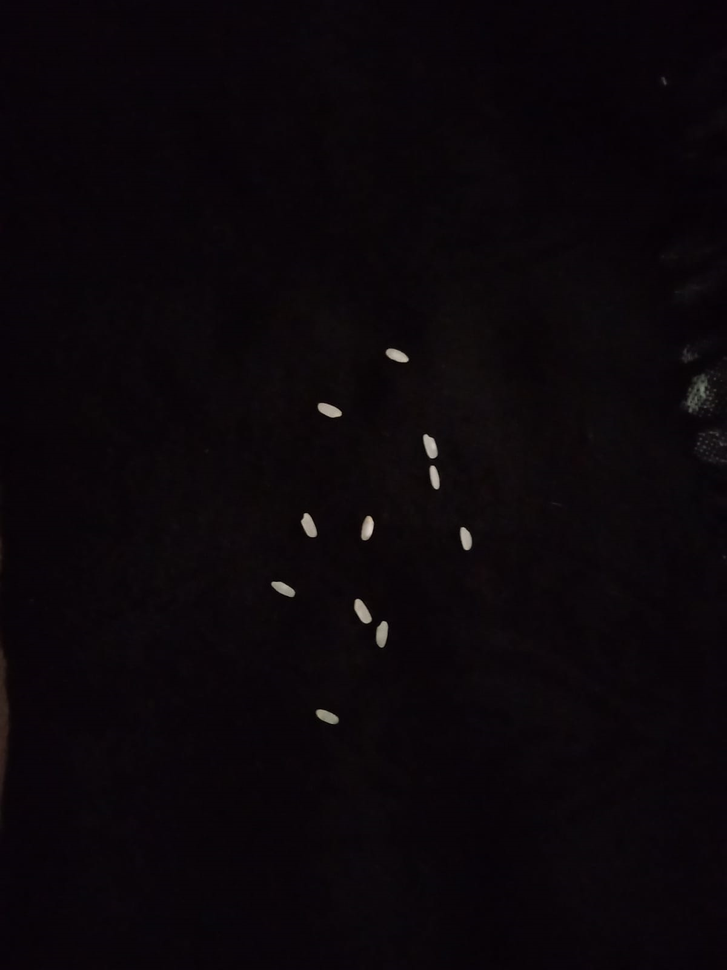
#> input picture pirinc.png, 727 x 970 px, shrunk from 1200 x 1600 before the run
$ python pirincodev.py
#> lines starting #> are read from the running program, lines starting #| are printed output that depends on the picture; after the words box and inside, x2 and y2 are one past the last pixel; in counts of white or black regions, pixels touching at a corner belong together
import cv2
import numpy as np

image = cv2.imread("pirinc.png")
#> image is the input picture: shape (970, 727, 3); mean B, G, R 10.4, 6.7, 11.6
#gri seviyeye dönüştür.
gray = cv2.cvtColor(image, cv2.COLOR_BGR2GRAY)

if image is None:
    print("Resim yüklenemedi. Dosya yolu doğru mu?")
else:
    # işleme devam
    gray = cv2.cvtColor(image, cv2.COLOR_BGR2GRAY)


# Gürültüyü azaltmak için Gauss filtresi uygula
blurred = cv2.GaussianBlur(gray, (5, 5), 0)

# Eşikleme
_, thresh = cv2.threshold(blurred, 120, 255, cv2.THRESH_BINARY)
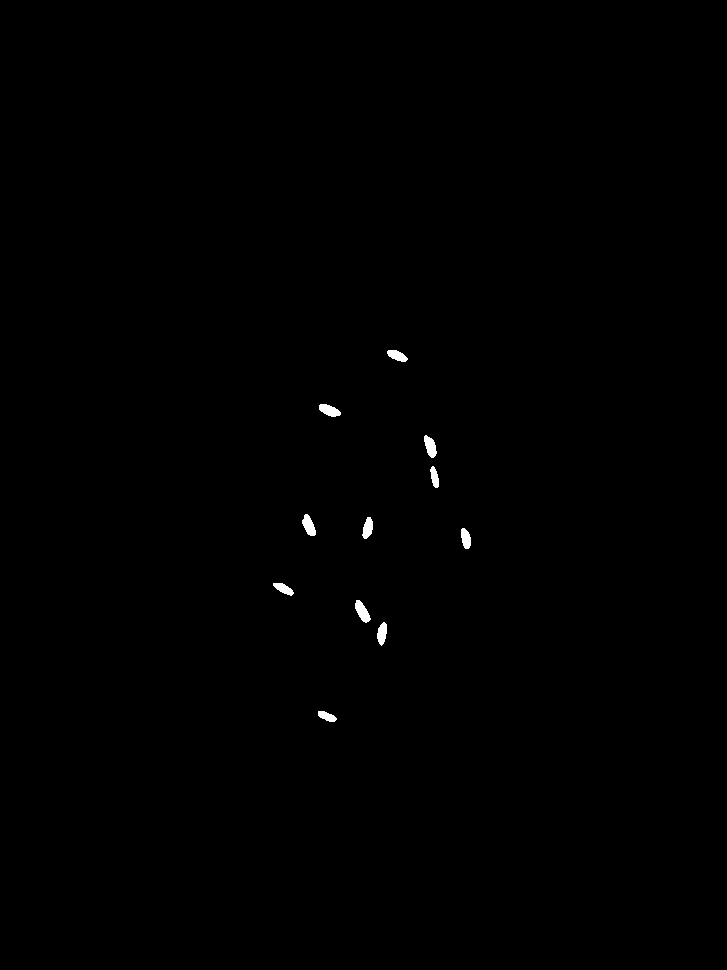
#> thresh: shape (970, 727); 0.26% white; 11 white regions

# istenmeyen alanları temizle
kernel = np.ones((5, 5), np.uint8)
morph = cv2.morphologyEx(thresh, cv2.MORPH_CLOSE, kernel)

# Kontur tespiti yap
contours, _ = cv2.findContours(morph, cv2.RETR_EXTERNAL, cv2.CHAIN_APPROX_SIMPLE)
#> contours = 11 contours; largest, box (x1, y1, x2, y2) and area: (355, 600, 371, 623) 179, (302, 514, 316, 536) 166, (424, 435, 437, 458) 164, (319, 404, 341, 417) 163, (377, 622, 387, 646) 144

# Pirinç tanelerini say ve etiketle
rice_count = 0
for contour in contours:
    # Minimum alan kontrolü yaparak gürültüyü azalt
    if cv2.contourArea(contour) > 100:
        # Etiketleme işlemi
        cv2.drawContours(image, [contour], -1, (0, 255, 0), 2)
        rice_count += 1
#> this loop made 11 passes
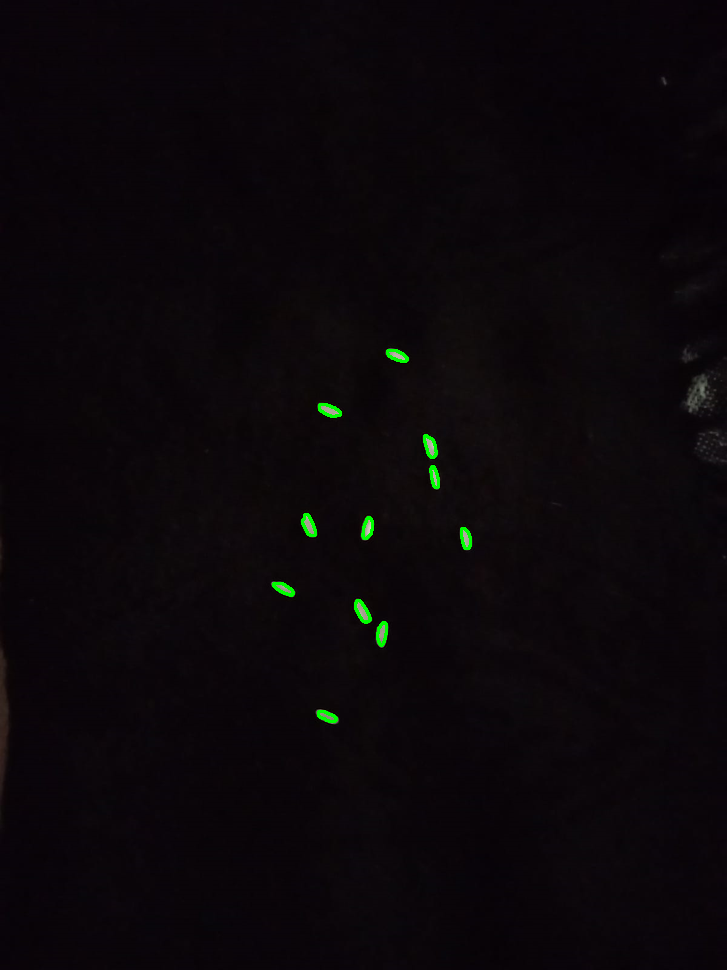
#> image: shape (970, 727, 3); 0.27% of pixels changed, all inside (x1, y1, x2, y2) = (272, 349, 472, 723)
#> after the loop, rice_count = 11

# Sonuçları ekrana yazdır
print("Toplam pirinç sayısı:", rice_count)
#| Toplam pirinç sayısı: 11

# Sonucu göster
cv2.imshow("piric gösterim", image)
cv2.waitKey(0)
cv2.destroyAllWindows()
